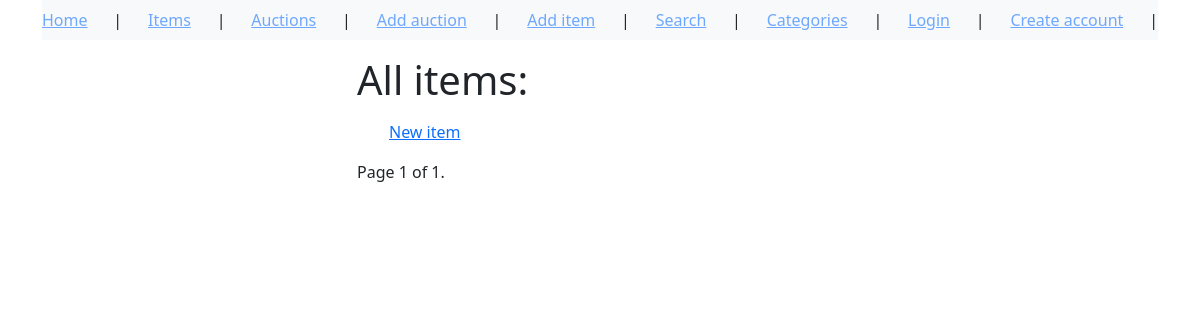
Page /items/ on the earlier database version.
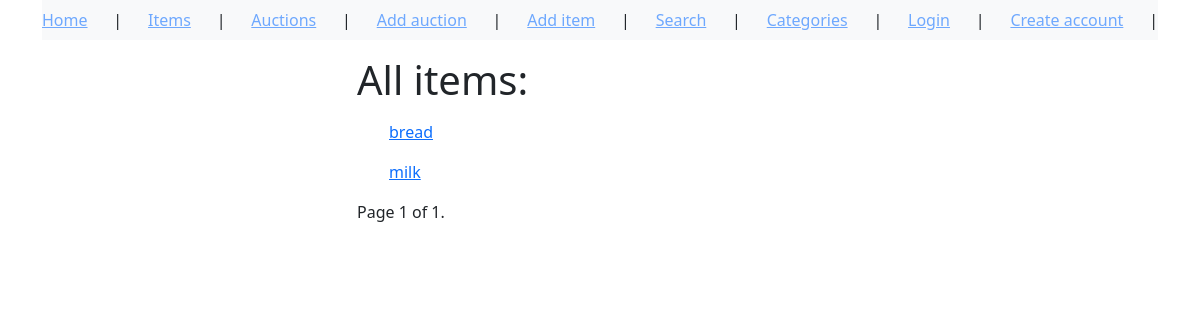
Same page on the later database version.
### auctions/models.py (models this page shows, shortened)
class Item(models.Model):
    name = models.CharField(max_length=64)
    description = models.TextField()
    image = models.ImageField(null=True,
                            blank=True,
                            upload_to='images/')
    category = models.ForeignKey(Category, on_delete=models.CASCADE)
    creator = models.ForeignKey(User, on_delete=models.CASCADE, null=True, blank=True)
    id = models.UUIDField(
        default=uuid.uuid4,
        unique=True,
        primary_key=True,
        editable=False
    )

### auctions/views.py (the view)
# urls.py: path('items/', auctions.ItemsList.as_view()),
class ItemsList(ListView):
    model = Item
    paginate_by = 10

### templates/auctions/item_list.html (shortened to what this page needs)
{% extends 'auctions/base_template.html' %}
{% block content %}
<p><h1>All items:</h1></p>
{% for item in item_list %}
<ul>
 <a href="/items/{{ item.id }}">  {{ item.name }}</a><br>
</ul>
{% endfor %}
<div class="pagination">
    <span class="step-links">
        <span class="current">
            Page {{ page_obj.number }} of {{ page_obj.paginator.num_pages }}.
        </span>
    </span>
</div>
{% endblock %}

Differences in the rows shown:
removed Item: name "New item"
added Item: name "bread"
added Item: name "milk"
